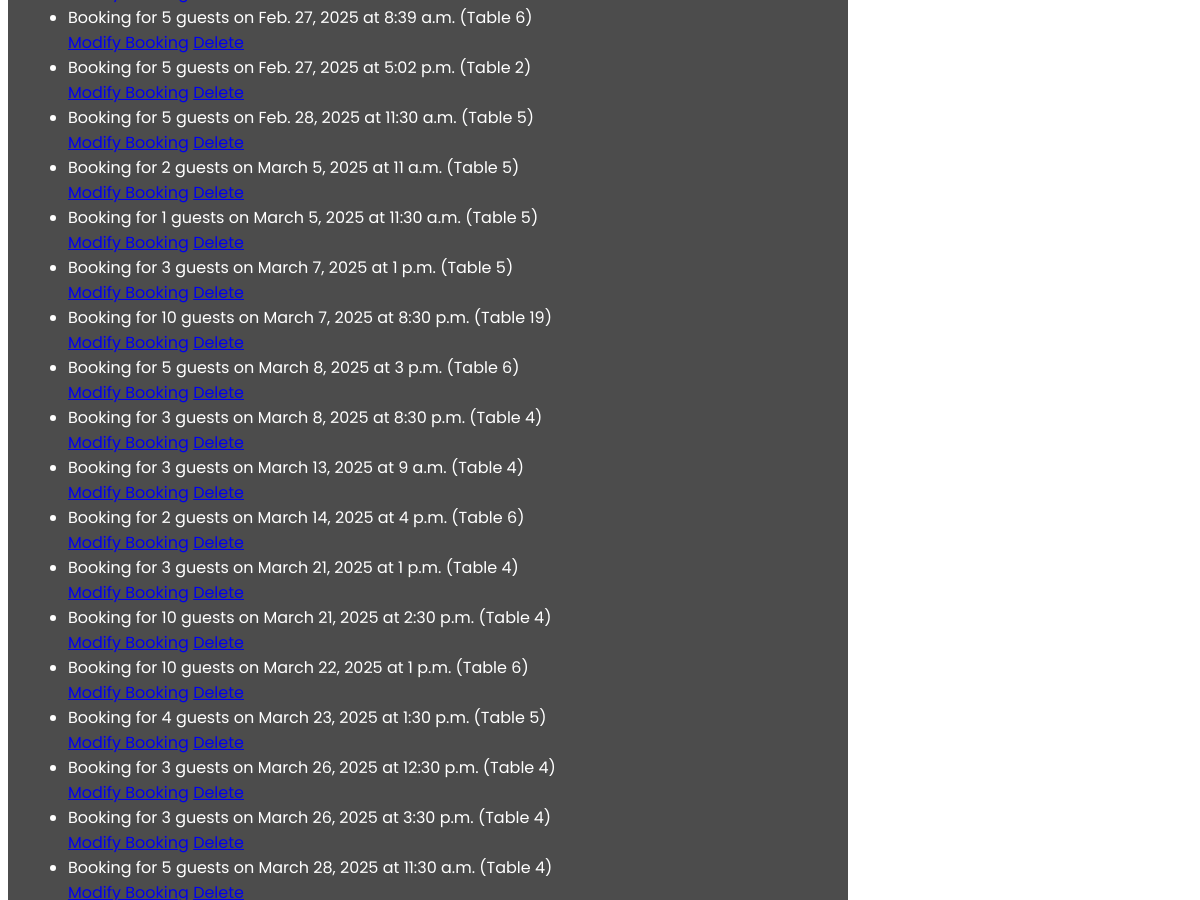
/bookings/ (signed in, middle part), run on an earlier commit of the app's database.
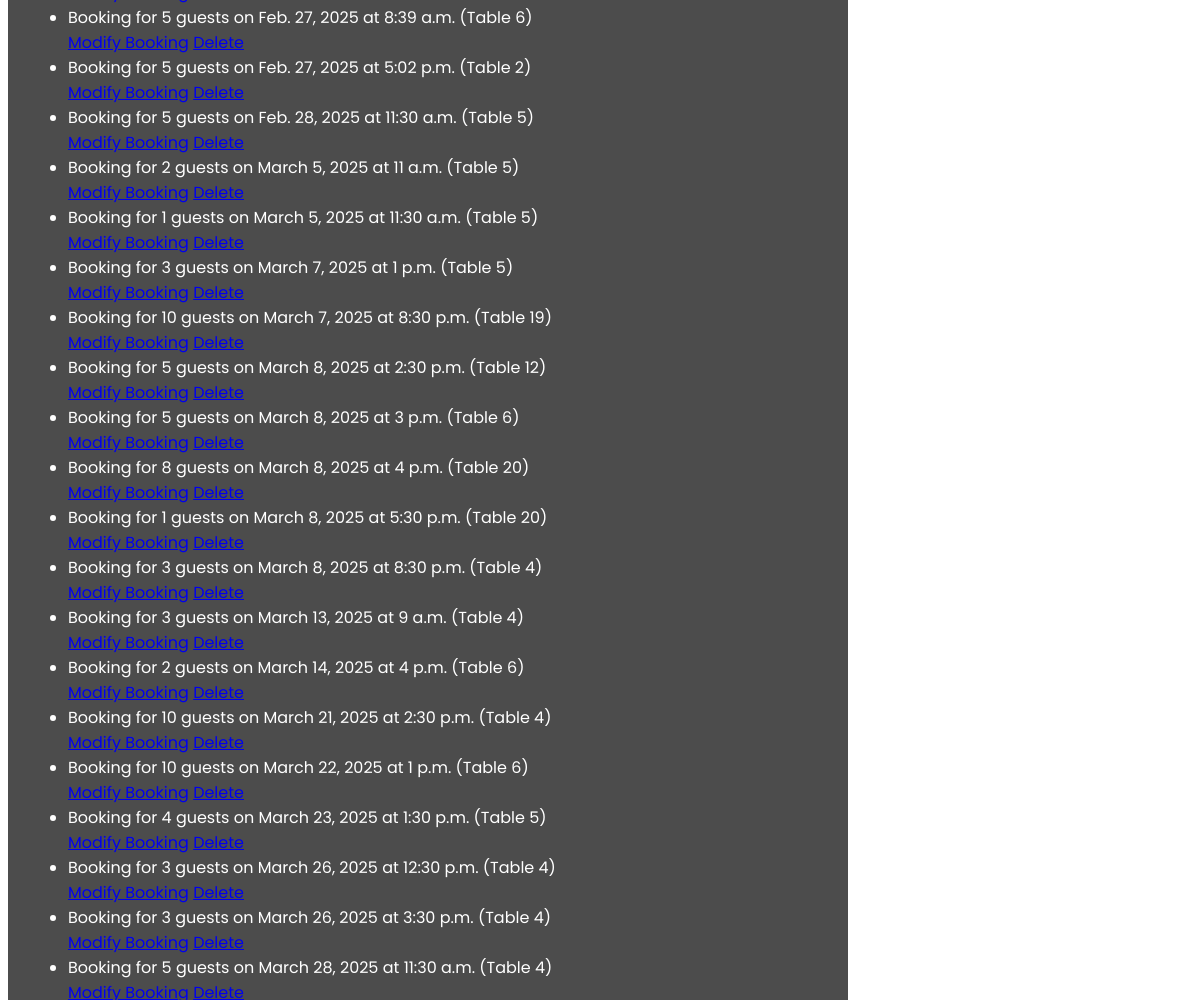
And on a later commit of the database.
### accounts/models.py (models this page shows, shortened)
class Booking(models.Model):
    user = models.ForeignKey(User, on_delete=models.CASCADE)
    table_number = models.PositiveIntegerField(
        validators=[MinValueValidator(1), MaxValueValidator(20)]
    )
    date = models.DateField()
    time = models.TimeField()
    guests = models.PositiveIntegerField(
        validators=[MinValueValidator(1), MaxValueValidator(10)]
    )
    class Meta:
        ordering = ['date', 'time']

### restaurant_booking/views.py (the view)
@login_required
def view_bookings(request):
    if request.user.is_staff:
        bookings = Booking.objects.all()
    else:
        bookings = Booking.objects.filter(user=request.user)
    for booking in bookings:
        print(
            f"Booking ID: {booking.id}, "
            f"Date: {booking.date}, "
            f"Time: {booking.time}, "
        )
    return render(
        request,
        "bookings/booking_list.html",
        {"bookings": bookings}
    )

### templates/bookings/booking_list.html (shortened to what this page needs)
{% extends "base.html" %} {% block content %}
{% if bookings %}
<ul>
  {% for booking in bookings %}
  <li>
    Booking for {{ booking.guests }} guests on {{ booking.date }} at {{ booking.time|time }} (Table {{ booking.table_number }})
    <br />
    <a href="{% url 'modify_booking' booking.id %}">Modify Booking</a>
    <a
      href="{% url 'cancel_booking' booking.id %}"
      onclick="return confirm('Are you sure you want to cancel this booking?');"
    >
      Delete
    </a>
  </li>
  {% endfor %}
</ul>
{% else %}
<p>No bookings found.</p>
{% endif %}
{% endblock %}

What changed in the data, as far as the page shows it:
removed Booking: guests "3", date "March 21, 2025", time "1 p.m.", table_number "4"
added Booking: guests "5", date "March 8, 2025", time "2:30 p.m.", table_number "12"
added Booking: guests "8", date "March 8, 2025", time "4 p.m.", table_number "20"
added Booking: guests "1", date "March 8, 2025", time "5:30 p.m.", table_number "20"
